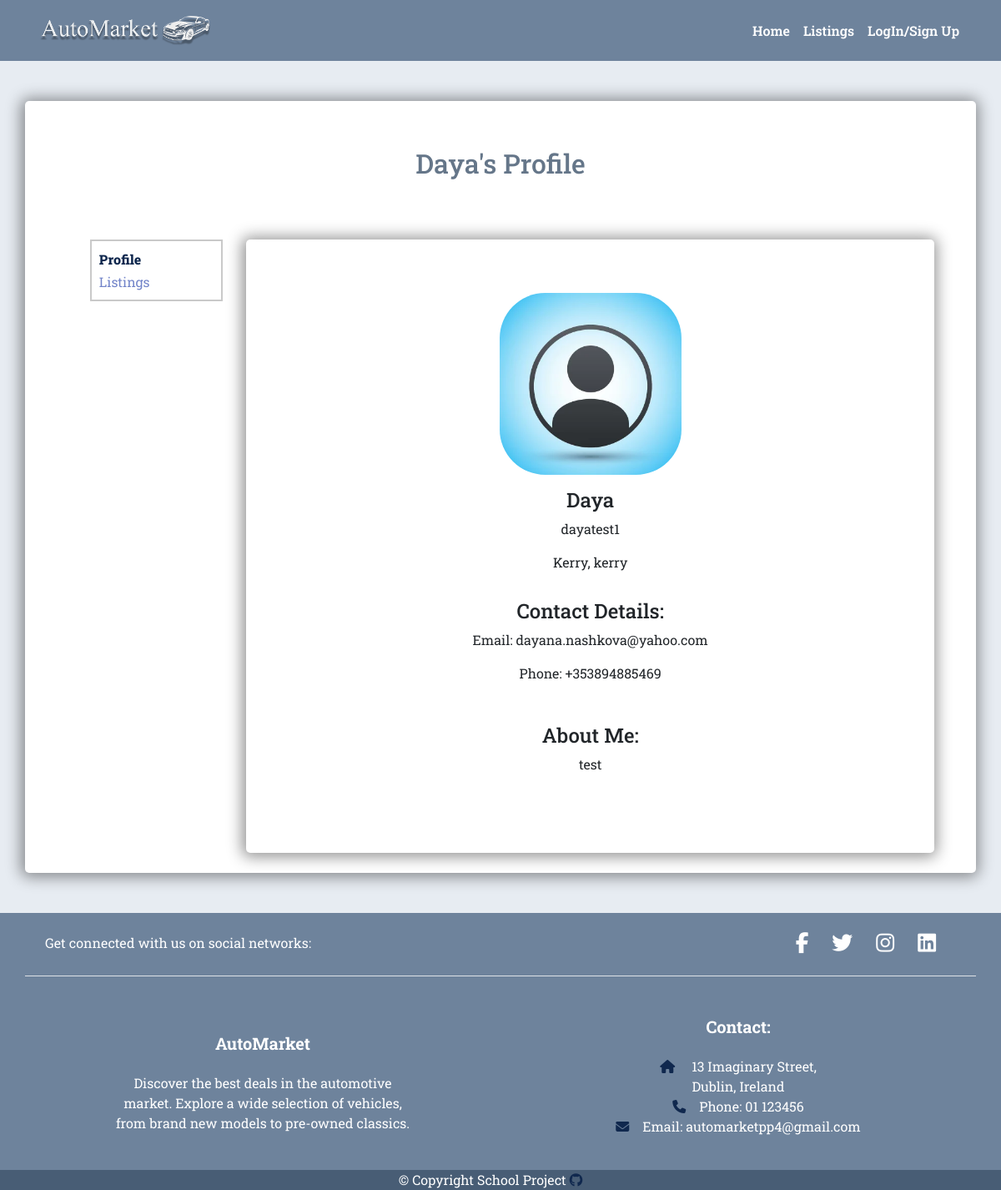
Screenshot of /users/user-account/82606cfa-b8c6-4535-a5a4-e9001ca09401/ with the database file from the repository.
### users/models.py (models this page shows, shortened)
class Profile(models.Model):
    user = models.OneToOneField(
        User, on_delete=models.CASCADE, blank=True, null=True)
    username = models.CharField(max_length=200, blank=False, null=True)
    name = models.CharField(max_length=200, blank=False, null=True)
    email = models.EmailField(max_length=300, blank=False, null=True)
    phone = models.CharField(max_length=100, blank=True, null=True)
    town = models.CharField(max_length=100, blank=True, null=True)
    county = models.CharField(max_length=100, choices=choices.COUNTIES)
    profile_image = models.ImageField(
        upload_to='users/', blank=True,
        null=True)
    about_me = models.TextField(blank=True, null=True)
    created = models.DateTimeField(auto_now_add=True)
    id = models.UUIDField(default=uuid.uuid4, unique=True,
                          editable=False, primary_key=True)

### users/views.py (the view)
# urls.py: path('user-account/<str:pk>/', views.user_account, name='user-account'),
def user_account(request, pk):
    profile = Profile.objects.get(id=pk)
    listings = profile.listing_set.all()
    context = {
        'profile': profile,
        'listings': listings
    }
    return render(request, 'users/user_account.html', context)

### users/templates/users/user_account.html (shortened to what this page needs)
{% extends 'base.html' %}
{% load humanize %}
{% load static %}
{% block content %}
<section class="profile">
    <div class="container">
        <div class="row">
            <div class="col-12 mx-auto text-center my-5 p-2 shadow-container">
                <h2 class="py-5">{{ profile.name }}'s Profile</h2>
                <div class="container">
                    <div class="row justify-content-center profile-row">
                        <div class="col-12 col-lg-2 m-3">
                            <div class="container sidebar text-start p-2 border-container">
                                <div class="row">
                                    <div class="col-12">
                                        <a href="{% url 'user-account' profile.id %}" class="btn btn-sidebar p-0 active">Profile</a>
                                    </div>
                                </div>
                                <div class="row">
                                    <div class="col-12">
                                        <a href="{% url 'user-account-listings' profile.id %}" class="btn btn-sidebar p-0">Listings</a>
                                    </div>
                                </div>
                            </div>
                        </div>
                        <div class="col-12 col-lg-9 my-3 py-5 shadow-container" id="profile-container">
                            <div class="row d-flex justify-content-center">
                                <div class="image-container p-3">
                                    <img class="profile-image" src="{{ profile.profile_image.url }}"
                                        alt="user profile image">
                                </div>
                            </div>
                            <div class="row">
                                <h4>{{ profile.name }}</h4>
                                <p>{{ profile.username }}</p>
                                <p>{{ profile.town }}, {{ profile.county }}</p>
                            </div>
                            <div class="row p-3  d-flex flex-column align-items-center">
                                <h4>Contact Details:</h4>
                                <div class="col-12 text-center m-auto">
                                    <p>Email: {{ profile.email }}</p>
                                    <p>Phone: {{ profile.phone }}</p>
                                </div>
                            </div>
                            <div class="row p-3">
                                <h4>About Me:</h4>
                                <div class="col px-2">
                                    <p>{{ profile.about_me }} </p>
                                </div>
                            </div>
                        </div>
                    </div>
                </div>
            </div>
        </div>
    </div>
</section>
{% endblock content %}

### static/styles/style.css (style rules this page uses)
:root { --blue-background: rgba(80, 106, 135, 0.8); --dark-blue-background: rgba(63, 84, 108, 0.8); --page-background: rgb(231, 236, 242); --white: #fff; --violet: #7284c9; --light-gray: #c9c9c9; --blue-btn: rgba(87, 135, 189, 0.8); --blue-btn-hover: rgba(138, 176, 219, 0.8); --dark-blue-text: #10284e; --green: #2fbd7d; --light-green: #65d4a2; }
html { height: 100%; }
body { background-color: rgb(231, 236, 242); font-family: 'Roboto Slab'; min-height: 100vh; display: flex; flex-direction: column; }
a.active { border-bottom: 1px solid var(--white); font-weight: 800; }
.shadow-container { background-color: var(--white); border-radius: 5px; box-shadow: -1px 1px 18px 4px rgba(0, 0, 0, 0.42); -webkit-box-shadow: -1px 1px 18px 4px rgba(0, 0, 0, 0.42); -moz-box-shadow: -1px 1px 18px 4px rgba(0, 0, 0, 0.42); }
.shadow-container h1, .shadow-container h2 { color: var(--dark-blue-background) }
.shadow-container a { text-decoration: none; color: var(--violet); }
.border-container { border: 2px solid var(--light-gray); }
.image-container { display: flex; justify-content: center; height: 250px; width: 250px; }
.profile-image { max-width: 100%; border-radius: 25%; }
.btn-sidebar { color:var(--violet) }
.btn-sidebar.active { color:var(--dark-blue-text); }
.profile-row { min-height: 767px; }

### rows the page displays
Profile: name "Daya", profile_image (placeholder picture), username "dayatest1", town "Kerry", county "kerry", email "dayana.nashkova@yahoo.com", phone "+353894885469", about_me "test"
